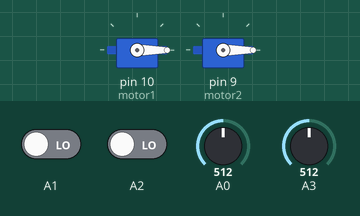
Recording of a sketch running on a simulated Arduino Uno, built with avr-gcc and run on an emulated ATmega328P. Shown: 2 × servo. The test bench sets the inputs (shaded band); at power-on: A1 LOW, A0 = 512, A2 LOW, A3 = 512.

Above: at 1.2 s.
1.3 s: A1 driven HIGH
At 2.2 s:
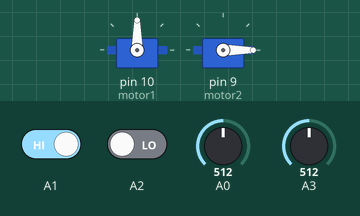
4.3 s: A0 set to 716
At 5.4 s:
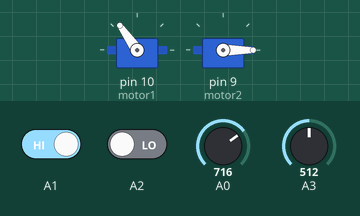
7.3 s: A2 driven HIGH
At 8.5 s:
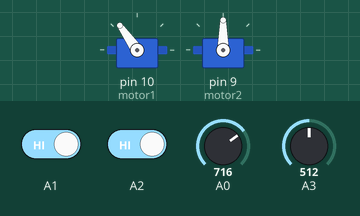
8.8 s: A3 set to 716
At 10.0 s:
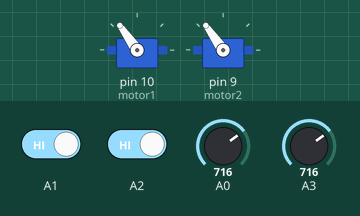
10.3 s: A0 set to 900
At 11.5 s:
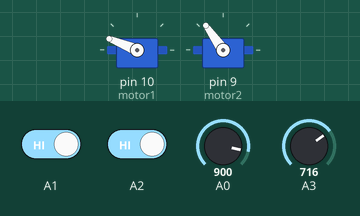
11.8 s: A3 set to 900
At 13.0 s:
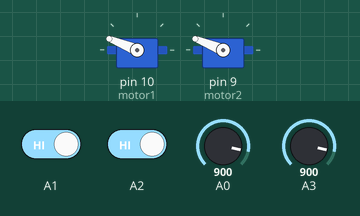
Timing chart, 0 to 14.3 s (numbered marks = the images above; inputs shaded):
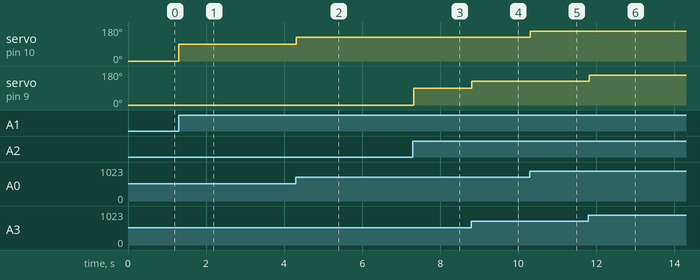

Measured:
- after the input at 1.3 s, servo on pin 10 (motor1): 0° → 90° at once
- after the input at 4.3 s, servo on pin 10 (motor1): 90° → 125° at once
- after the input at 7.3 s, servo on pin 9 (motor2): 0° → 90° at once
- after the input at 8.8 s, servo on pin 9 (motor2): 90° → 125° at once
- after the input at 10.3 s, servo on pin 10 (motor1): 125° → 158° at once
- after the input at 11.8 s, servo on pin 9 (motor2): 125° → 158° at once

The sketch:

source_code.ino
```cpp
//Code to control two servo motor independently
//By: Eng: Mustafa Taleb

#include <Servo.h>
Servo motor1;
Servo motor2;

void setup() {
  motor1.attach(10);
  motor2.attach(9);
}
void loop() {

  // To control first motor
if(digitalRead(A1)== HIGH){
  int val = analogRead(A0);
  val = map(val, 0, 1023, 0, 180);
  motor1.write(val);
  delay(15);
  }

  // To control Seconde motor
if (digitalRead(A2)== HIGH){
  int val = analogRead(A3);
  val = map(val, 0, 1023, 0, 180);
  motor2.write(val);
  delay(15);
}

  // To stop motor
else{
  motor2.write(LOW);
  motor1.write(LOW);
  }
}
```
